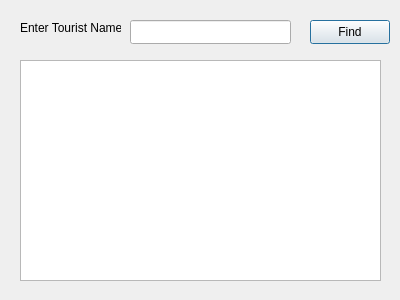
<?xml version="1.0" encoding="UTF-8"?>
<ui version="4.0">
 <class>FindTourist</class>
 <widget class="QDialog" name="FindTourist">
  <property name="geometry">
   <rect>
    <x>0</x>
    <y>0</y>
    <width>400</width>
    <height>300</height>
   </rect>
  </property>
  <property name="maximumSize">
   <size>
    <width>400</width>
    <height>300</height>
   </size>
  </property>
  <property name="windowTitle">
   <string>FindTourist</string>
  </property>
  <widget class="QLabel" name="EnterTouristName">
   <property name="geometry">
    <rect>
     <x>20</x>
     <y>20</y>
     <width>101</width>
     <height>16</height>
    </rect>
   </property>
   <property name="text">
    <string>Enter Tourist Name</string>
   </property>
  </widget>
  <widget class="QLineEdit" name="txtTouristName">
   <property name="geometry">
    <rect>
     <x>130</x>
     <y>20</y>
     <width>161</width>
     <height>24</height>
    </rect>
   </property>
  </widget>
  <widget class="QPushButton" name="btnFind">
   <property name="geometry">
    <rect>
     <x>310</x>
     <y>20</y>
     <width>80</width>
     <height>24</height>
    </rect>
   </property>
   <property name="text">
    <string>Find</string>
   </property>
  </widget>
  <widget class="QTableView" name="tableView">
   <property name="geometry">
    <rect>
     <x>20</x>
     <y>60</y>
     <width>361</width>
     <height>221</height>
    </rect>
   </property>
  </widget>
 </widget>
 <resources/>
 <connections/>
</ui>
